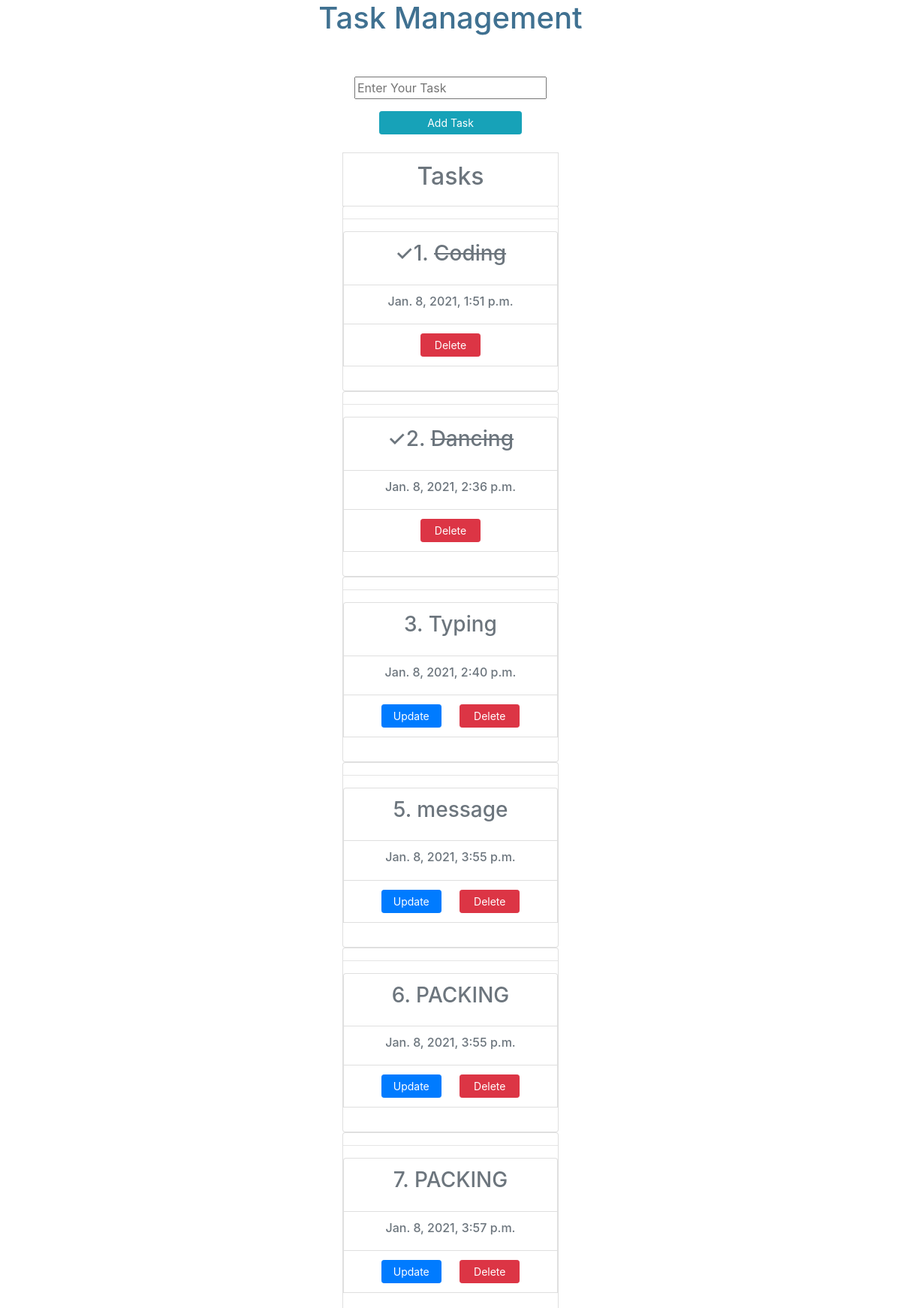
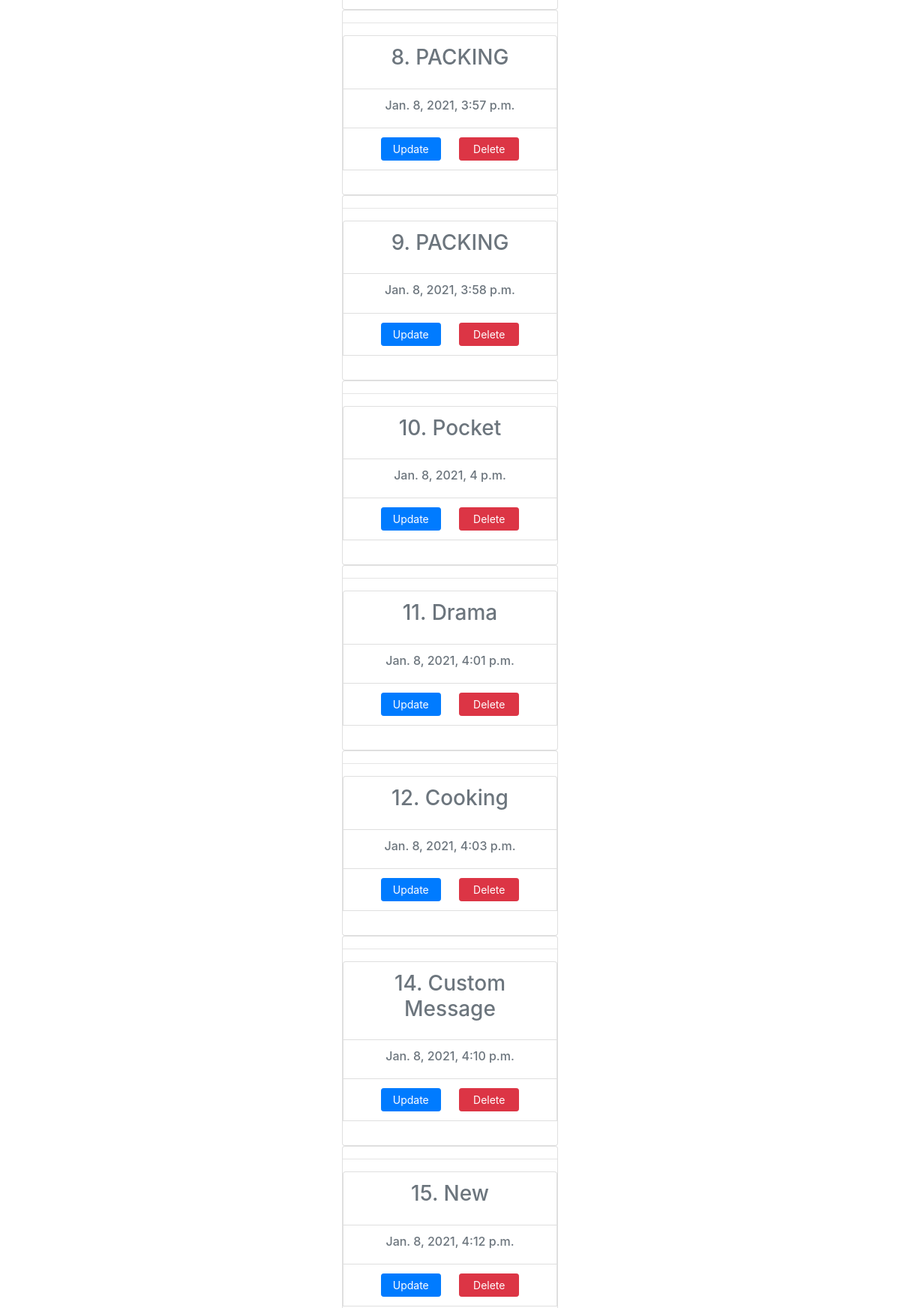
The page / (upper part) on the database its author committed (2 pictures, top to bottom).
### TaskApp/models.py (models this page shows)
class Task(models.Model):
    title = models.CharField(max_length=100)
    completed = models.BooleanField(default=False)
    created = models.DateTimeField(auto_now_add=True, null=False)
    def __str__(self):
        return self.title

### TaskApp/views.py (the view)
# urls.py: path('', views.index, name='index'),
def index(request):
    all_tasks = Task.objects.all()
    form = TaskForm()
    if request.method == "POST":
        form = TaskForm(request.POST)
        if form.is_valid():
            my_task = form.save()
            messages.success(request, f"{my_task} Added!")
        return redirect("/")
    context = {
        'all_tasks': all_tasks,
        'form': form,
        'title': 'Manage Tasks',
        'heading': 'Task Management'
    }
    return render(request, 'TaskApp/index.html', context)

### TaskApp/forms.py
class TaskForm(forms.ModelForm):
    title = forms.CharField(label='', widget=forms.TextInput(attrs={"placeholder": "Enter Your Task"}))
    class Meta:
        model = Task
        fields = "__all__"

### TaskApp/templates/TaskApp/index.html (shortened to what this page needs)
<!DOCTYPE html>
<html lang="en">
<head>
<link rel="stylesheet" href="https://maxcdn.bootstrapcdn.com/bootstrap/4.0.0/css/bootstrap.min.css">    <meta name="viewport" content="width=device-width, initial-scale=1">
</head>
<body>
<center>
    {% if heading %}
    <h1>{{ heading }}</h1>
    {% else %}
        TASK-MANAGEMENT
    {% endif %}
<br>
<form action="" method="post">
    {{ form.title|linebreaks }}
    <input type="submit" value="Add Task" class="btn btn-info btn-sm text-white"
        style="width:190px;">
</form>
<br>
    <li class="list-group-item" style="width: 18rem;">
            <h2 class="text-muted">Tasks</h2>
    </li>
{% for task in all_tasks %}
    <div class="card" style="width: 18rem;">
        <hr />
      <ul class="list-group list-group- flush">
    {% if task.completed == False %}
        <li class="list-group-item">
            <h3 class="card-title text-secondary">{{task.id}}. {{ task }}</h3>
        </li>
        <li class="list-group-item">
            <h6 class="text-muted">{{ task.created }}</h6>
        </li>
        <li class="list-group-item">
            <a href="{% url 'update' task.id %}" class="card-link btn btn-primary btn-sm text-white"
               style="width:80px;">
                Update
            </a>
            <a href="{% url 'delete' task.id %}" class="card-link btn btn-danger btn-sm text-white"
               style="width:80px;">
                Delete
            </a>
        </li>
    {% else %}
        <li class="list-group-item">
            <h3 class="card-title text-secondary">&check;{{task.id}}. <strike>{{ task }}</strike></h3>
        </li>
        <li class="list-group-item">
            <h6 class="text-muted">{{ task.created }}</h6>
        </li>
        <li class="list-group-item">
            <a href="{% url 'delete' task.id %}" class="card-link btn btn-danger btn-sm text-white"
               style="width:80px;">
                Delete
            </a>
        </li>
    {% endif %}
      </ul>
    </div>
{% endfor %}
</center>
</body>
</html>

### TaskApp/templates/TaskApp/index.html (style rules this page uses)
h1 { font-size: 40px; color: #407191; height: 70px; }

### rows shown on the page
Task: id "1", title "Coding", created "Jan. 8, 2021, 1:51 p.m."
Task: id "2", title "Dancing", created "Jan. 8, 2021, 2:36 p.m."
Task: id "3", title "Typing", created "Jan. 8, 2021, 2:40 p.m."
Task: id "5", title "message", created "Jan. 8, 2021, 3:55 p.m."
Task: id "6", title "PACKING", created "Jan. 8, 2021, 3:55 p.m."
Task: id "7", title "PACKING", created "Jan. 8, 2021, 3:57 p.m."
Task: id "8", title "PACKING", created "Jan. 8, 2021, 3:57 p.m."
Task: id "9", title "PACKING", created "Jan. 8, 2021, 3:58 p.m."
Task: id "10", title "Pocket", created "Jan. 8, 2021, 4 p.m."
Task: id "11", title "Drama", created "Jan. 8, 2021, 4:01 p.m."
Task: id "12", title "Cooking", created "Jan. 8, 2021, 4:03 p.m."
Task: id "14", title "Custom Message", created "Jan. 8, 2021, 4:10 p.m."
Task: id "15", title "New", created "Jan. 8, 2021, 4:12 p.m."

### other values the page prints
{{ heading }} "Task Management"
